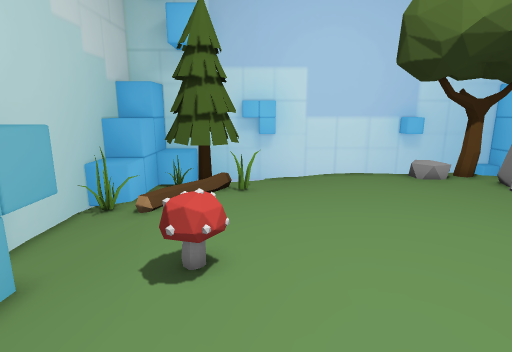
view 1 (above)

15 first-person views from a walk through a 3-D level made in the Unity game engine. The camera is 1.5 m above the floor, tilts 12° down and sees 80° across. The floor is counted in squares, 0.5 m on a side. Each view is taken from the middle of a square. On the plan, view 1 faces up. The plan holds only what a view shows up to about 20 squares ahead; the rest is blank. The player character is not drawn.

view 2
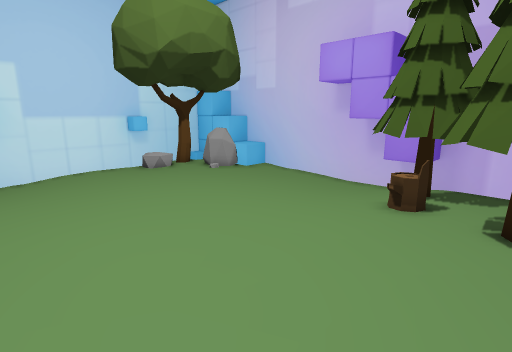

view 3
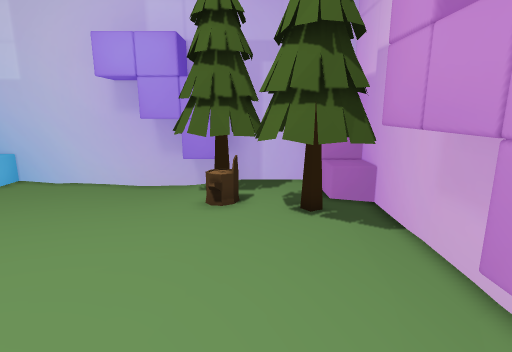

view 4
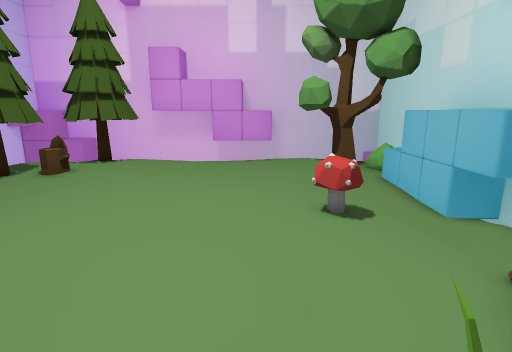

view 5
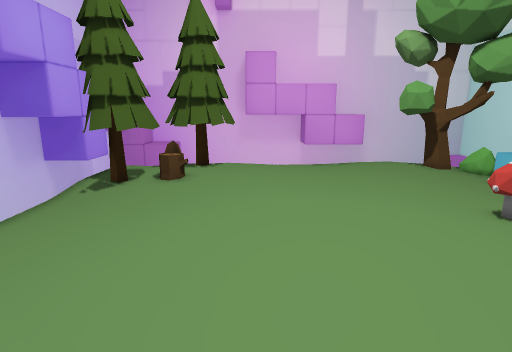

view 6
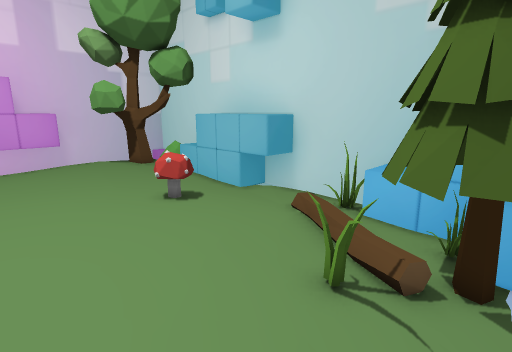

view 7
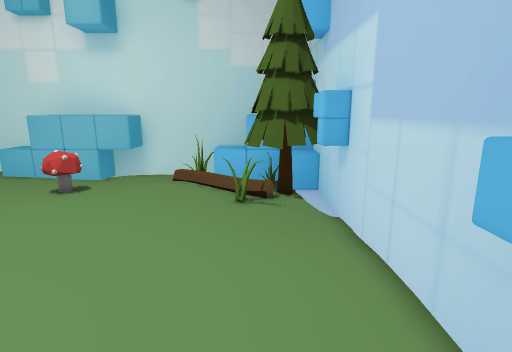

view 8
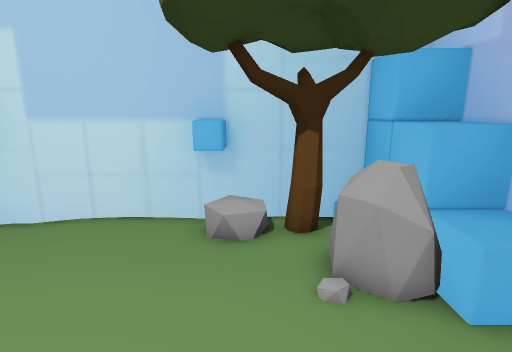

view 9
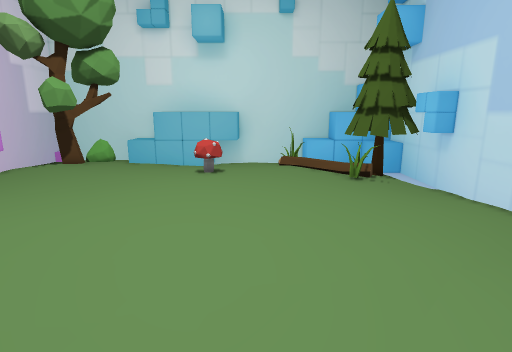

view 10
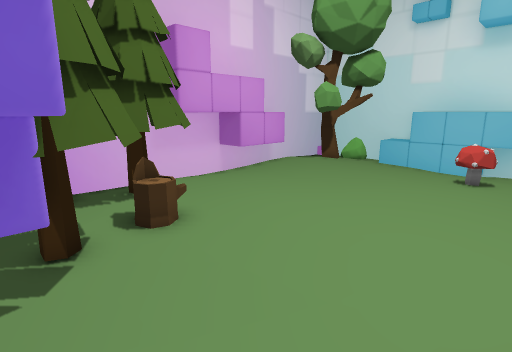

view 11
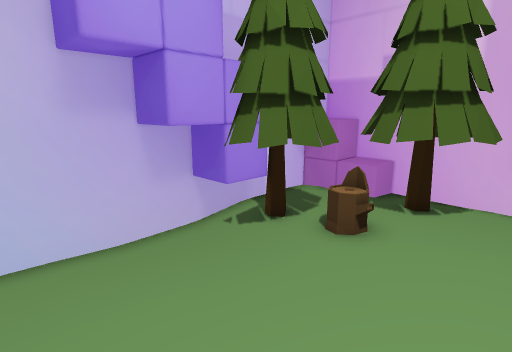

view 12
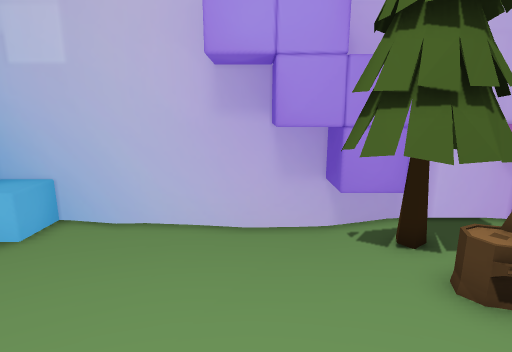

view 13
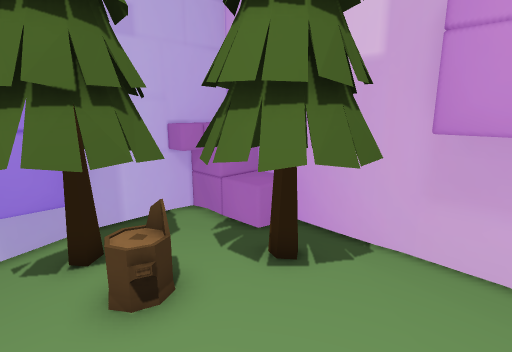

view 14
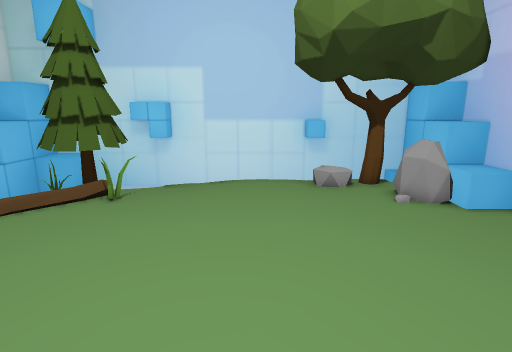

view 15
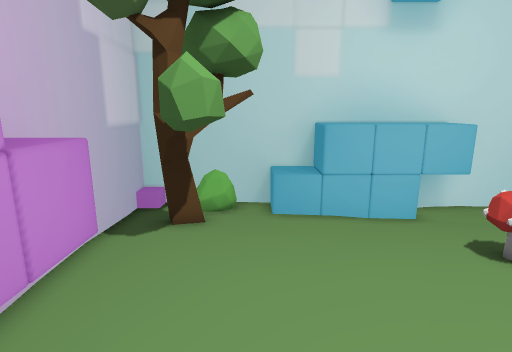

### Floor plan
Key: @ floor where view 1 was taken; # wall or solid block; . main floor; : floor 0.25 m higher than the main floor; - floor 0.25 m lower than the main floor; = window, fence, low wall or low ledge; ^ raised ledge; T tree; R rock; M mushroom; S stump; B bush; O other object.
Columns run from 6 left of view 1 to 14 right of it. Each row starts with its distance up from view 1.
 16  ##################
 15  #TTTT##-....##TTT#
 14 ##T#TT---......TTT###
 13 ##TTTT--.........R###
 12 ^^ -.............RR^^
 11 ^O.:..............^^#
 10 #-..................#
  9 #-..................#
  8 #-..................#
  7 ##-................-#
  6 ##-..M............--#
  5 ##-...............-##
  4 #=-...............###
  3 ^^-..............T###
  2 ^^..............TT###
  1 ^^..............STTT#
  0 #.....@.......TTTTTT#
 -1 BBTTTT.......TTTT...#
 -2 #BTTTT.......TTTT..^#
 -3 #.TT..^^######TTTO^^^
 -4 ######^^##  ######^^#

Where each view was taken, in squares from view 1:
view 1: 0 up, 0 right, facing up
view 2: 2 down, 0 right, facing up-right
view 3: 0 up, 0 right, facing right
view 4: 14 up, 1 right, facing down
view 5: 14 up, 6 right, facing down
view 6: 15 up, 4 right, facing down-left
view 7: 13 up, 10 right, facing left
view 8: 7 up, 9 right, facing up
view 9: 8 up, 13 right, facing left
view 10: 8 up, 13 right, facing down-left
view 11: 8 up, 6 right, facing down-right
view 12: 5 up, 5 right, facing right
view 13: 3 up, 5 right, facing down-right
view 14: 1 up, 5 right, facing up
view 15: 0 up, 5 right, facing left
